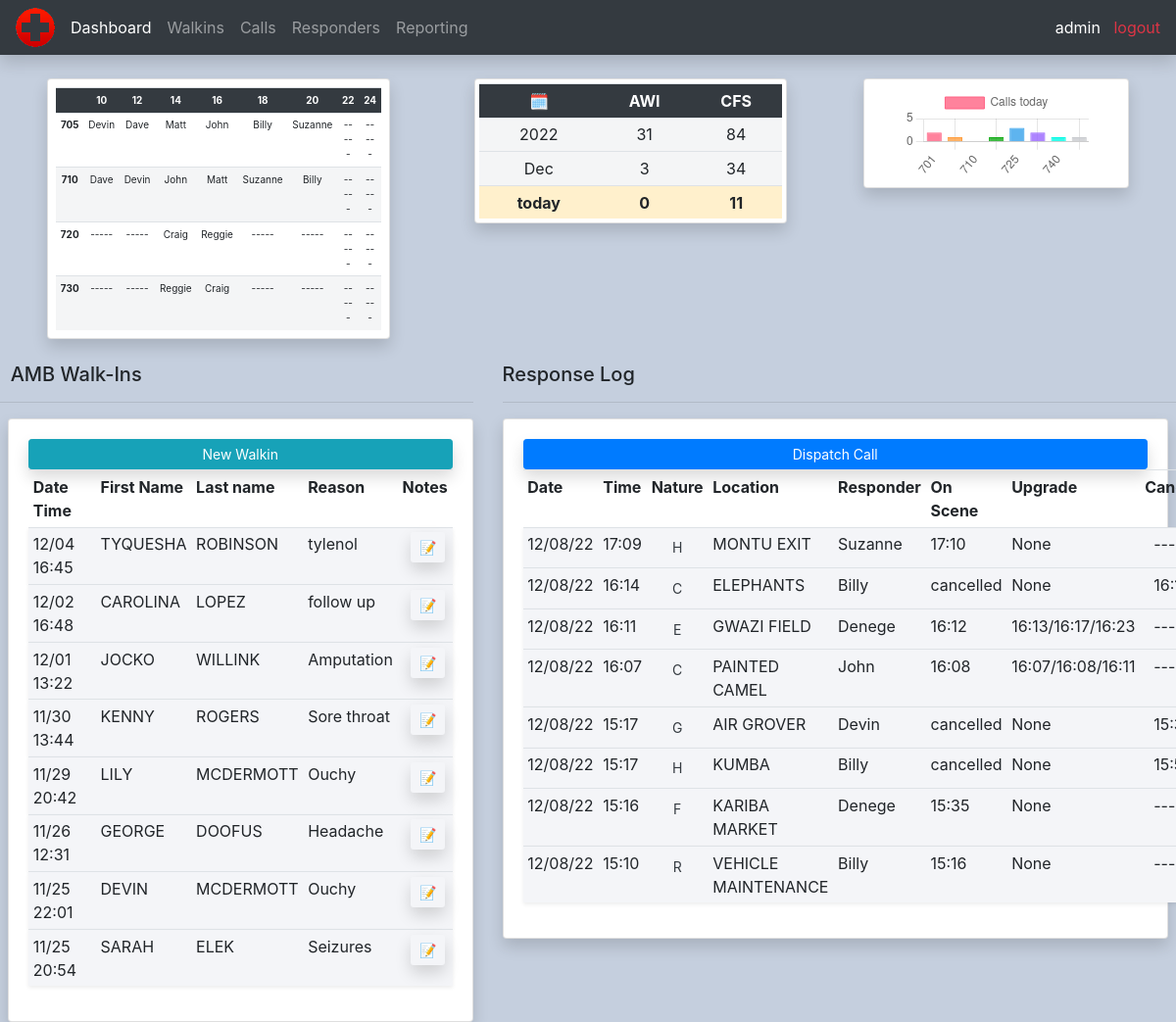
Before: / (signed in) with the older database file.
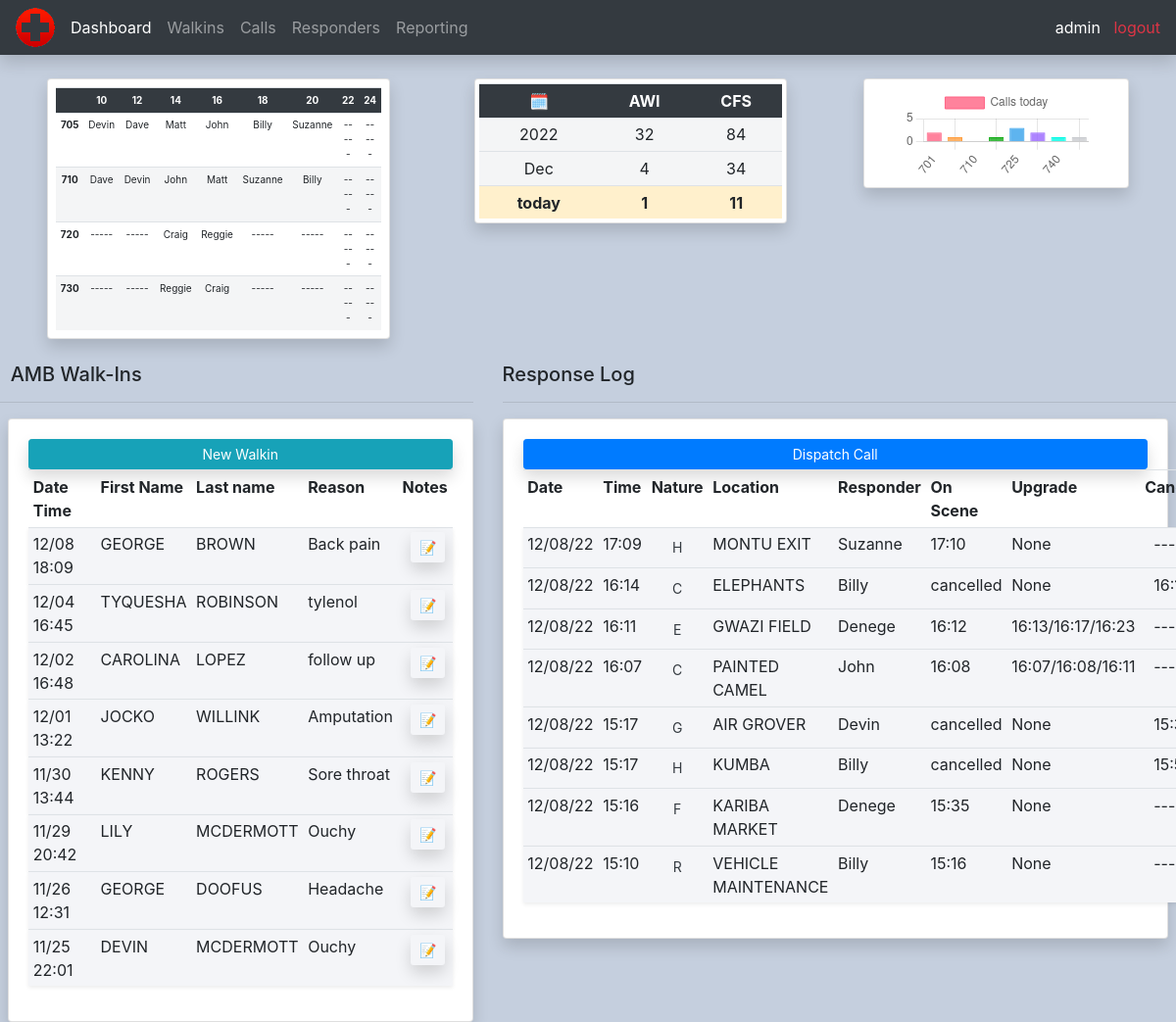
After: the same page with the newer database file.
### calls/models.py (models this page shows, shortened)
class Walkin(models.Model):
    DEPARTMENTS = (
        ('Culinary', 'Culinary'),
        ('Education', 'Education'),
        ('Entertainment', 'Entertainment'),
        ('Games', 'Games'),
        ('Grounds', 'Grounds'),
        ('Guest Relations', 'Guest Relations'),
        ('HR', 'HR'),
        ('Maintenance', 'Maintenance'),
        ('Merchandise', 'Merchandise'),
        ('Security', 'Security'),
        ('Traffic', 'Traffic'),
        ('Zoo', 'Zoo'),
    )
    datetime = models.DateTimeField(blank=True, auto_now_add=True, null=True)
    firstname = models.CharField(max_length=100, null=True)
    lastname = models.CharField(max_length=100, null=True)
    department = models.CharField(max_length=100, choices=DEPARTMENTS, null=True)
    reason = models.CharField(max_length=250, null=True)
    notes = models.TextField(max_length=500, blank=True, null=True)

class Call(models.Model):
    CALL_TYPES = (
        ('A', 'A - ALLERGIC REACTION'),
        ('B', 'B - BITE/STING'),
        ('C', 'C - CARDIAC'),
        ('E', 'E - EXPOSURE'),
        ('F', 'F - FAINT'),
        ('G', 'G - GUEST ASSISTANCE'),
        ('H', 'H - HEAT RELATED'),
        ('I', 'I - ILLNESS'),
        ('R', 'R - RESPIRATORY'),
        ('T', 'T - TRAUMA'),
        ('U', 'U - UNKNOWN'),
        ('X', 'X - SEIZURE')
    )
    ZONES = (
        ('701', '701'),
        ('705', '705'),
        ('710', '710'),
        ('720', '720'),
        ('725', '725'),
        ('730', '730'),
        ('740', '740'),
        ('745', '745'),
    )
    datetime = models.DateTimeField(auto_now_add=True, null=True)
    nature = models.CharField(max_length=100, null=True, choices=CALL_TYPES)
    responder = models.ForeignKey(Responder, on_delete=models.SET_NULL, null=True)
    red = models.BooleanField(default=False, blank=True, null=True)
    zone = models.CharField(max_length=100, choices=ZONES, default='701', null=True)
    location = models.CharField(max_length=100, null=True)
    caller = models.CharField(max_length=100,default="SECURITY", null=True)
    on_scene_time = models.TimeField(default=None, blank=True, null=True)
    upgrade_time = models.TimeField(default=None, blank=True, null=True)
    ems_on_scene_time = models.TimeField(default=None, blank=True, null=True)
    ems_clear_scene_time = models.TimeField(default=None, blank=True, null=True)
    cancel_time = models.TimeField(default=None, blank=True, null=True)

class Responder(models.Model):
    CERTIFICATIONS = (
        ('EMT-B', 'EMT-B'),
        ('EMT-P', 'EMT-P'),
        ('LPN', 'LPN'),
        ('RN', 'RN')
    )
    STATUS = (
        ('PT', 'PT'),
        ('PT-S', 'PT-S'),
        ('FT-S', 'FT-S')
    )
    firstname = models.CharField(max_length=200, null=True)
    lastname = models.CharField(max_length=200, null=True)
    certification = models.CharField(max_length=200, null=True, choices=CERTIFICATIONS)
    status = models.CharField(max_length=200, null=True, choices=STATUS)
    phone = models.CharField(max_length=200, null=True)
    email = models.EmailField(null=True)
    license_scan = models.ImageField(null=True, blank=True)
    license_expiration = models.DateField(null=True, blank=True)
    cpr_scan = models.ImageField(null=True, blank=True)
    cpr_expiration = models.DateField(null=True, blank=True)
    active = models.BooleanField(default=True, null=True)
    def __str__(self):
        return self.firstname

### calls/decorators.py (the view)
        def wrapper_func(request, *args, **kwargs):
            group = None
            if request.user.groups.exists():
                group = request.user.groups.all()[0].name
            if group in allowed_roles:
                return view_func(request, *args, **kwargs)
            else:
                return HttpResponse('You are not authorized to view this page')

### calls/templates/calls/dashboard.html (shortened to what the changed rows need)
{% extends 'calls/main.html' %}
{% load tz %}
{% load static %}
{% block content %}
{% include 'calls/status.html' %}
<br>
<div class="row">
    <div class="col-md-5">
        <div class="card card-body ml-2 shadow">
            <table class="table table-sm">
                <tr>
                    <th>Date &nbsp Time</th>
                    <th>First Name</th>
                    <th>Last name</th>
                    <th>Reason</th>
                    <th>Notes</th>
                </tr>
                {% for walkin in walkins %}
                <tr class="shadow-sm {% if walkin.datetime < time_threshold %}gray{% endif %}">
                    <td>{{ walkin.datetime|date:"m/d" }} &nbsp {{ walkin.datetime|localtime|time:"G:i" }}</td>
                    <td>{{ walkin.firstname }}</td>
                    <td>{{ walkin.lastname }}</td>
                    <td>{{ walkin.reason }}</td>
                    <td><a class="btn btn-sm ml-2 shadow" href="{% url 'walkin_notes' walkin.id %}">📝</a></td>
                </tr>
                {% endfor %}
            </table>
        </div>
    </div>
    <div class="col-md-7">
        <div class="card card-body mr-2 shadow">
            <table class="table table-sm">
                <tr>
                    <th>Date</th>
                    <th>Time</th>
                    <th>Nature</th>
                    <th>Location</th>
                    <th>Responder</th>
                    <th>On Scene</th>
                    <th>Upgrade</th>
                    <th>Cancel</th>
                </tr>
                {% for call in calls %}
                    <tr class="shadow-sm {% if call.datetime < time_threshold %}gray{% endif %}">
                        <td>{{ call.datetime|date:"m/d/y" }}</td>
                        <td>{{ call.datetime|localtime|time:"G:i" }}</td>
                        {% if call.datetime < time_threshold %}
                            <td><a method="" class="btn btn-sm btn-link text-dark w-100" href="">{{ call.nature }}</a></td>
                        {% else %}
                            <td><a method="POST" class="btn btn-sm btn-link font-weight-bold w-100 shadow-sm" href="{% url 'downgrade_call' call.id %}">{{ call.nature }}</a></td>
                        {% endif %}
                        <td>{{ call.location }}</td>
                        <td>{{ call.responder }}</td>
                        {% if call.cancel_time is not Null and call.on_scene_time is Null %}
                            <td>cancelled</td>
                        {% elif call.on_scene_time is Null and call.cancel_time is Null %}
                            <td><a method="POST" class="btn btn-sm btn-success w-100 shadow" id="on_scene_btn" href="{% url 'on_scene' call.id %}">On Scene</a></td>
				    	{% else %}
				    		<td>{{ call.on_scene_time|time:"G:i" }}</td>
				    	{% endif %}
                        {% if call.upgrade_time is Null and call.ems_on_scene_time is Null and call.ems_clear_scene_time is Null and call.datetime < time_threshold or call.cancel_time is not Null %}
                            <td>None</td>
                        {% elif call.upgrade_time is Null or call.ems_on_scene_time is Null or call.ems_clear_scene_time is Null %}
                            <td><a class="btn btn-sm btn-warning w-100 shadow" id="upgrade_btn" href="{% url 'upgrade_call' call.id %}">Upgrade</a></td>
				    	{% elif call.upgrade_time != Null and call.ems_clear_scene_time != Null and call.ems_clear_scene_time != Null %}
				    		    <td>{{ call.upgrade_time|time:"G:i" }}/{{ call.ems_on_scene_time|time:"G:i" }}/{{ call.ems_clear_scene_time|time:"G:i" }}</td>
				    	{% endif %}
                        {% if call.cancel_time is Null and call.datetime.date < today or call.on_scene_time is not Null %}
                            <td>&nbsp&nbsp------</td>
                        {% elif call.cancel_time is Null %}
                            <td><a class="btn btn-sm" id="cancel_btn" href="{% url 'cancel' call.id %}">&nbsp&nbsp<img src="{% static 'images/cancel.png' %}" class= id="cancel_logo"></a></td>
                        {% else %}
                        <td>&nbsp&nbsp{{ call.cancel_time|time:"G:i" }}</td>
                        {% endif %}
                    </tr>
                {% endfor %}
            </table>
        </div>
    </div>
</div>
{% endblock %}

Changed rows visible on the page:
no longer on this page (row unchanged): Walkin: datetime "11/25", datetime "20:54", firstname "SARAH", lastname "ELEK", reason "Seizures"
added Walkin: datetime "12/08", datetime "18:09", firstname "GEORGE", lastname "BROWN", reason "Back pain"
Other visible differences:
{{ walkins_ytd_count }}: "31" → "32"
{{ walkins_mtd_count }}: "3" → "4"
{{ walkins_today_count }}: "0" → "1"
